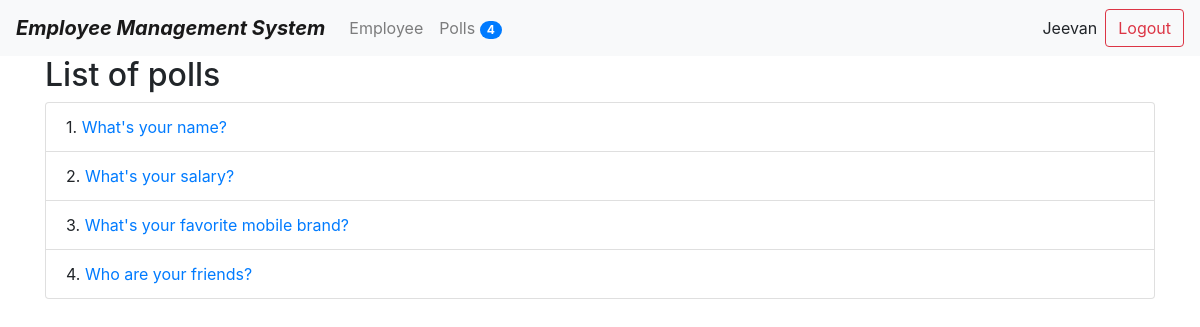
Page /polls/ (signed in) on the committed database.
### poll/models.py (models this page shows, shortened)
class Question(models.Model):
	title=models.TextField(null=True,blank=True)
	status=models.CharField(default='inactive',max_length=10)
	created_by=models.ForeignKey(User,null=True,blank=True,on_delete=models.CASCADE)
	start_date=models.DateTimeField(null=True,blank=True)
	end_date=models.DateTimeField(null=True,blank=True)
	created_at=models.DateTimeField(auto_now_add=True)
	modifid_at=models.DateTimeField(auto_now=True)

### poll/views.py (the view)
# urls.py: path('',index,name='polls_list'),
@login_required(login_url='/login/')
def index(request):
	context={}
	questions=Question.objects.all()
	context['questions']=questions
	context['title']='polls'
	return render(request,'polls/index.html',context)

### poll/context_processors.py (called while the page is built)
def polls_count(request):
	count=Question.objects.count()
	return {"polls_count":count}

### ems/templates/polls/index.html
{% extends 'base.html' %}
{% block content%}
	<h2>List of {{title}}</h2>
		{% if questions %}
			<ul class="list-group">
				{% for question in questions %}
					<li class="list-group-item">
						{{forloop.counter}}. <a href="{% url 'poll_details' question.id %}">{{question.title}}</a>
					</li>
				{% endfor %}
			</ul>
		{% else %}
			<p>There is no questions</p>
		{% endif %}
{% endblock %}

### ems/templates/header.html (shortened to what this page needs)
<div class="navbar navbar-expand-lg navbar-light bg-light">
    <span class="navbar-brand mb-0 h1"><b><em>Employee Management System</em></b></span>
    <div class="collapse navbar-collapse" id="navbarNav">
        <ul class="navbar-nav">
            <li class="nav-item">
                <a class="nav-link" href="{% url 'employee_list' %}">
                    Employee
                </a>
            </li>
            <li class="nav-item">
                <a class="nav-link" href="{% url 'polls_list' %}">
                    Polls
                    <span class="badge badge-primary badge-pill ">{{polls_count}}</span>
                </a>
            </li>
        </ul>
    </div>
    <form class="form-inline my-2 my-lg-0" method="POST" action="{% url 'user_logout' %}"> {% csrf_token %}
        <span class="mr-sm-2">{{request.user.first_name}}</span>
        <input type="submit" class="btn btn-outline-danger my-2 my-sm-0" value="Logout" >
    </form>
</div>

### rows in the picture
Question: title "What's your name?"
Question: title "What's your salary?"
Question: title "What's your favorite mobile brand?"
Question: title "Who are your friends?"

### other values in the picture
{{ polls_count }} "4"
{{ request.user.first_name }} "Jeevan"
{{ title }} "polls"
